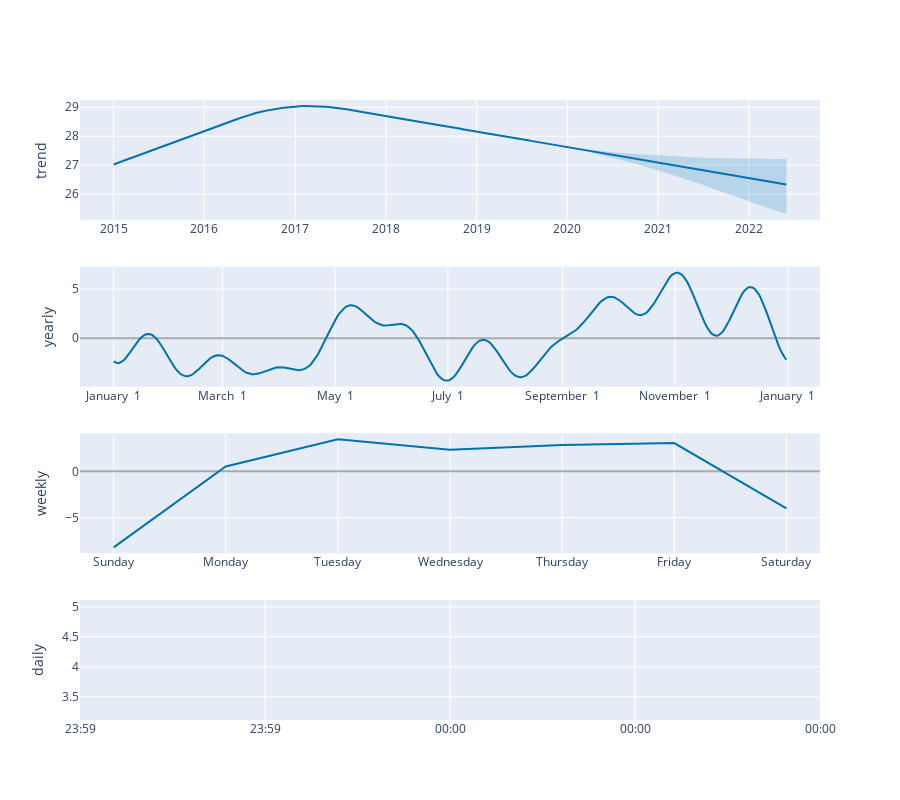

Notebook code cell kept with this figure:
### Code cell
plot_components_plotly(CRI_prohet_model_2019, forecast_CRI_2019)

### Figure 1 — Plotly figure (JSON) as saved in the notebook; plotly's stock layout.template omitted (floating-point values rounded to 4 significant figures; data arrays with more than 128 entries replaced by an {"elided": "..."} marker saying what was removed)
{"data": [{"line": {"color": "#0072B2", "width": 2}, "mode": "lines", "name": "trend", "type": "scatter", "x": {"elided": "1856 str values"}, "xaxis": "x", "y": {"elided": "1856 float values"}, "yaxis": "y"}, {"line": {"color": "rgba(0, 114, 178, 0.2)", "width": 0}, "mode": "lines", "name": "trend_upper", "type": "scatter", "x": {"elided": "1856 str values"}, "xaxis": "x", "y": {"elided": "1856 float values"}, "yaxis": "y"}, {"fill": "tonexty", "fillcolor": "rgba(0, 114, 178, 0.2)", "line": {"color": "rgba(0, 114, 178, 0.2)", "width": 0}, "mode": "lines", "name": "trend_lower", "type": "scatter", "x": {"elided": "1856 str values"}, "xaxis": "x", "y": {"elided": "1856 float values"}, "yaxis": "y"}, {"line": {"color": "#0072B2", "width": 2}, "mode": "lines", "name": "yearly", "type": "scatter", "x": {"elided": "365 str values"}, "xaxis": "x2", "y": {"elided": "365 float values"}, "yaxis": "y2"}, {"line": {"color": "#0072B2", "width": 2}, "mode": "lines", "name": "weekly", "type": "scatter", "x": ["2017-01-01T00:00:00", "2017-01-02T00:00:00", "2017-01-03T00:00:00", "2017-01-04T00:00:00", "2017-01-05T00:00:00", "2017-01-06T00:00:00", "2017-01-07T00:00:00"], "xaxis": "x3", "y": [-8.187, 0.5297, 3.453, 2.31, 2.841, 3.04, -3.987], "yaxis": "y3"}, {"line": {"color": "#0072B2", "width": 2}, "mode": "lines", "name": "daily", "type": "scatter", "x": ["2017-01-01T00:00:00"], "xaxis": "x4", "y": [4.114], "yaxis": "y4"}], "layout": {"height": 800, "showlegend": false, "width": 900, "xaxis": {"anchor": "y", "domain": [0, 1], "range": ["2014-08-18T14:24:00", "2022-10-14T09:36:00"], "type": "date"}, "xaxis2": {"anchor": "y2", "domain": [0, 1], "range": ["2016-12-13T18:54:02.958904115", "2018-01-18T11:04:57.863013581"], "tickformat": "%B %e", "type": "date"}, "xaxis3": {"anchor": "y3", "domain": [0, 1], "range": ["2016-12-31T16:48:00", "2017-01-07T07:12:00"], "tickformat": "%A", "type": "date"}, "xaxis4": {"anchor": "y4", "domain": [0, 1], "range": ["2017-01-01T00:00:00", "2017-01-01T00:00:00"], "tickformat": "%H:%M", "type": "date"}, "yaxis": {"anchor": "x", "domain": [0.8063, 1], "rangemode": "normal", "title": {"text": "trend"}, "zerolinecolor": "#AAA"}, "yaxis2": {"anchor": "x2", "domain": [0.5375, 0.7312], "title": {"text": "yearly"}, "zerolinecolor": "#AAA"}, "yaxis3": {"anchor": "x3", "domain": [0.2687, 0.4625], "title": {"text": "weekly"}, "zerolinecolor": "#AAA"}, "yaxis4": {"anchor": "x4", "domain": [0, 0.1938], "title": {"text": "daily"}, "zerolinecolor": "#AAA"}}}
